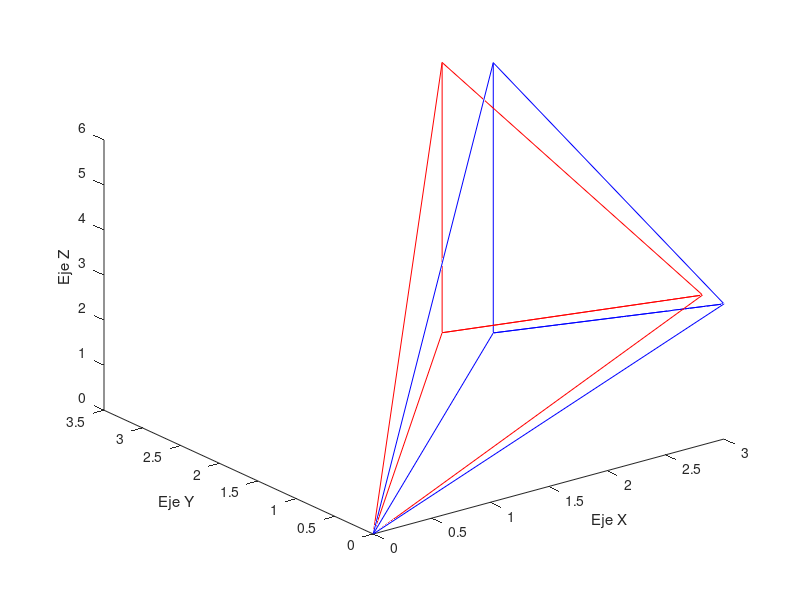

MATLAB code to generate this figure:
clc
clear all
c=[0,0,0;3,3,0;3,3,6;
   0,0,0;3,0,3;3,3,0;
   3,0,3;3,3,6];
for i=0:i<5;
end

an=input('De el angulo de rotacion: ');
Th=(pi/180)*an;
R=[cos(Th),sin(Th),0;-sin(Th),cos(Th),0;0,0,1];
T=c*R;
plot3(c(:,1),c(:,2),c(:,3),'Color','b')
hold on
plot3(T(:,1),T(:,2),T(:,3),'Color','r')
xlabel("Eje X");
ylabel("Eje Y");
zlabel("Eje Z");